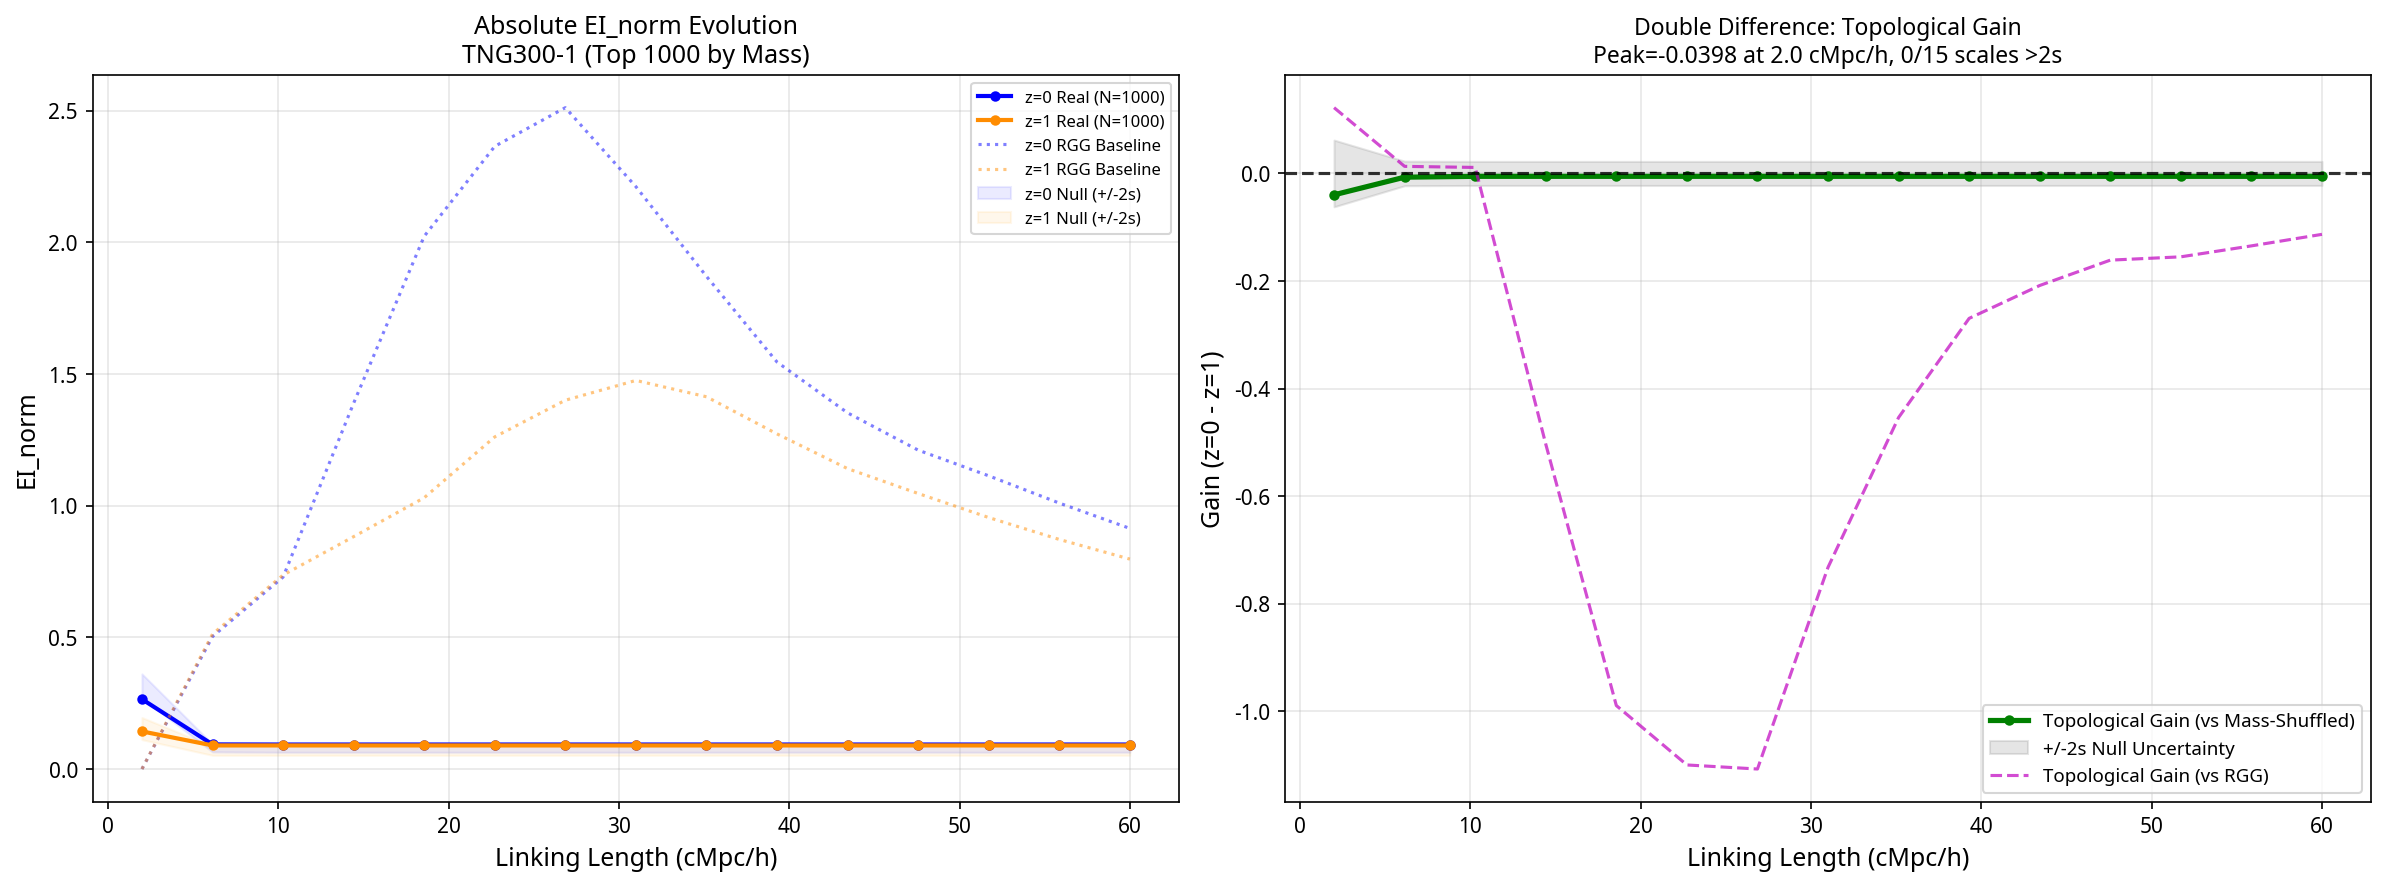

Source code (Python):
"""
Phase 3: Double-Difference Analysis — Secular Evolution of Causal Structure
============================================================================
Tests whether EI_norm evolves from z=1 to z=0 in a way that cannot be
explained by simple clustering growth.

Two nulls:
  1. Mass-Shuffled Null: preserves exact positions, shuffles masses.
     Controls for geometry — isolates mass-topology correlation.
  2. RGG Null: Poisson-distributed points with same density.
     Controls for clustering — isolates spatial structure.

The Double Difference:
  Gain(lambda) = [EI_real(z=0) - EI_real(z=1)] - [EI_null(z=0) - EI_null(z=1)]

If Gain > 0 and exceeds bootstrap error, the topological evolution is
distinct from clustering evolution.

Graph construction: Fixed-Radius (percolation) graph with gravity weighting.
Units: All positions in cMpc/h (comoving). TNG300-1 box = 205/0.6774 cMpc/h.
"""

import os
import numpy as np
from scipy.spatial import cKDTree
from scipy.stats import entropy
from scipy.sparse import lil_matrix
import matplotlib.pyplot as plt

# --- CONFIGURATION ---
BOX_SIZE     = 205.0 / 0.6774       # TNG300-1 box in cMpc/h (~302.6)
N_SCALES     = 15
R_VALS       = np.linspace(2.0, 60.0, N_SCALES)
N_BOOTSTRAP  = 10
EPS          = 1e-12
SIGMA_THRESH = 2.0
DATA_DIR     = '/home/ubuntu/Dimensionality-Reduction-as-Cognitive-Fallacy'

# --- NORMALIZED EI OPERATOR ---
def get_normalized_ei(pos, mass, tree, r_link):
    """
    Compute normalized effective information at linking length r_link.
    Fixed-radius graph with asymmetric gravity weighting (m/d^2).
    Normalized by random-walk entropy H_rw.
    """
    N = len(pos)
    pairs = tree.query_pairs(r_link, output_type='ndarray')
    if len(pairs) == 0:
        return 0.0

    A = lil_matrix((N, N), dtype=np.float64)
    i_idxs, j_idxs = pairs[:, 0], pairs[:, 1]

    delta = pos[i_idxs] - pos[j_idxs]
    delta = np.where(delta >  BOX_SIZE/2, BOX_SIZE - delta, delta)
    delta = np.where(delta < -BOX_SIZE/2, BOX_SIZE + delta, delta)
    dists = np.linalg.norm(delta, axis=1)

    mask = dists > 0
    i_idxs, j_idxs, dists = i_idxs[mask], j_idxs[mask], dists[mask]

    A[i_idxs, j_idxs] = mass[j_idxs] / (dists**2)
    A[j_idxs, i_idxs] = mass[i_idxs] / (dists**2)

    A = A.tocsr()
    degrees = np.array(A.sum(axis=1)).flatten()
    degrees[degrees == 0] = 1.0

    W = A.multiply((1.0 / degrees)[:, np.newaxis]).tocsr()

    row_entropies = np.zeros(N)
    for i in range(N):
        start, end = W.indptr[i], W.indptr[i+1]
        if end > start:
            row_entropies[i] = entropy(W.data[start:end] + EPS)

    H_noise    = np.mean(row_entropies)
    W_eff      = np.array(W.mean(axis=0)).flatten()
    H_eff      = entropy(W_eff + EPS)
    EI_raw     = H_eff - H_noise
    node_probs = degrees / np.sum(degrees)
    H_rw       = entropy(node_probs + EPS)

    return EI_raw / H_rw if H_rw > 0 else 0.0


def compute_ei_curve(pos, mass):
    """Compute EI_norm at each scale in R_VALS."""
    tree = cKDTree(pos, boxsize=BOX_SIZE)
    return np.array([get_normalized_ei(pos, mass, tree, r) for r in R_VALS])


def analyze_snapshot(label, pos, mass):
    """
    For one snapshot, compute:
      1. Real EI_norm curve
      2. Mass-shuffled null (mean + std over N_BOOTSTRAP)
      3. RGG null (Poisson with same density)
    """
    N = len(pos)
    print(f"  Analyzing {label} (N={N})...")

    # 1. Real topology
    print(f"    Computing real EI_norm ({N_SCALES} scales)...")
    ei_real = compute_ei_curve(pos, mass)

    # 2. Mass-shuffled null (geometry control)
    print(f"    Computing {N_BOOTSTRAP} mass-shuffled nulls...")
    ei_shuffles = []
    for b in range(N_BOOTSTRAP):
        m_rand = np.random.permutation(mass)
        ei_shuffles.append(compute_ei_curve(pos, m_rand))
        if (b + 1) % 5 == 0:
            print(f"      Bootstrap {b+1}/{N_BOOTSTRAP} done")
    ei_null_mean = np.mean(ei_shuffles, axis=0)
    ei_null_std  = np.std(ei_shuffles, axis=0)

    # 3. RGG null (clustering control)
    # Poisson-distributed points with same N, same box, same masses
    print(f"    Computing RGG (Poisson) null...")
    pos_rgg = np.random.rand(N, 3) * BOX_SIZE
    ei_rgg = compute_ei_curve(pos_rgg, mass)

    return {
        'ei_real':      ei_real,
        'ei_null_mean': ei_null_mean,
        'ei_null_std':  ei_null_std,
        'ei_rgg':       ei_rgg,
        'N':            N,
    }


def plot_double_difference(res_z0, res_z1, out_path):
    """
    Produce the two-panel figure:
      Left:  Absolute EI_norm evolution (real + RGG baseline)
      Right: Double Difference (Topological Gain)
    """
    fig, axes = plt.subplots(1, 2, figsize=(16, 6))

    # --- Left: Absolute EI_norm ---
    ax = axes[0]
    ax.plot(R_VALS, res_z0['ei_real'], 'b-o', markersize=4, linewidth=2,
            label=f"z=0 Real (N={res_z0['N']})")
    ax.plot(R_VALS, res_z1['ei_real'], color='darkorange', marker='o',
            markersize=4, linewidth=2, label=f"z=1 Real (N={res_z1['N']})")
    ax.plot(R_VALS, res_z0['ei_rgg'], 'b:', alpha=0.5, linewidth=1.5,
            label='z=0 RGG Baseline')
    ax.plot(R_VALS, res_z1['ei_rgg'], color='darkorange', linestyle=':',
            alpha=0.5, linewidth=1.5, label='z=1 RGG Baseline')

    # Mass-shuffled null bands
    ax.fill_between(R_VALS,
                    res_z0['ei_null_mean'] - SIGMA_THRESH * res_z0['ei_null_std'],
                    res_z0['ei_null_mean'] + SIGMA_THRESH * res_z0['ei_null_std'],
                    color='blue', alpha=0.08, label=f'z=0 Null (+/-{SIGMA_THRESH:.0f}s)')
    ax.fill_between(R_VALS,
                    res_z1['ei_null_mean'] - SIGMA_THRESH * res_z1['ei_null_std'],
                    res_z1['ei_null_mean'] + SIGMA_THRESH * res_z1['ei_null_std'],
                    color='orange', alpha=0.08, label=f'z=1 Null (+/-{SIGMA_THRESH:.0f}s)')

    ax.set_xlabel('Linking Length (cMpc/h)', fontsize=12)
    ax.set_ylabel('EI_norm', fontsize=12)
    ax.set_title('Absolute EI_norm Evolution\nTNG300-1 (Top 1000 by Mass)', fontsize=12)
    ax.legend(fontsize=8, loc='best')
    ax.grid(True, alpha=0.3)

    # --- Right: Double Difference ---
    ax2 = axes[1]

    # Real gain
    delta_real = res_z0['ei_real'] - res_z1['ei_real']

    # Mass-shuffled null gain (mean)
    delta_null = res_z0['ei_null_mean'] - res_z1['ei_null_mean']

    # Bootstrap error on the null gain (propagated)
    delta_null_std = np.sqrt(res_z0['ei_null_std']**2 + res_z1['ei_null_std']**2)

    # Topological gain
    gain = delta_real - delta_null

    # RGG gain for reference
    delta_rgg = res_z0['ei_rgg'] - res_z1['ei_rgg']
    gain_vs_rgg = delta_real - delta_rgg

    ax2.plot(R_VALS, gain, 'g-o', linewidth=2.5, markersize=4,
             label='Topological Gain (vs Mass-Shuffled)')
    ax2.fill_between(R_VALS,
                     -SIGMA_THRESH * delta_null_std,
                     +SIGMA_THRESH * delta_null_std,
                     color='gray', alpha=0.2,
                     label=f'+/-{SIGMA_THRESH:.0f}s Null Uncertainty')
    ax2.plot(R_VALS, gain_vs_rgg, 'm--', linewidth=1.5, alpha=0.7,
             label='Topological Gain (vs RGG)')
    ax2.axhline(0, color='black', linestyle='--', alpha=0.8)

    # Check significance
    sig_mask = np.abs(gain) > SIGMA_THRESH * delta_null_std
    n_sig = int(np.sum(sig_mask))
    peak_gain = gain[np.argmax(np.abs(gain))]
    peak_scale = R_VALS[np.argmax(np.abs(gain))]

    ax2.set_xlabel('Linking Length (cMpc/h)', fontsize=12)
    ax2.set_ylabel('Gain (z=0 - z=1)', fontsize=12)
    ax2.set_title(f'Double Difference: Topological Gain\n'
                  f'Peak={peak_gain:.4f} at {peak_scale:.1f} cMpc/h, '
                  f'{n_sig}/{N_SCALES} scales >{SIGMA_THRESH:.0f}s',
                  fontsize=11)
    ax2.legend(fontsize=9, loc='best')
    ax2.grid(True, alpha=0.3)

    plt.tight_layout()
    plt.savefig(out_path, dpi=150, bbox_inches='tight')
    print(f"\nFigure saved to {out_path}")

    # Print summary
    print("\n=== DOUBLE DIFFERENCE RESULTS ===")
    print(f"  z=0 N: {res_z0['N']},  z=1 N: {res_z1['N']}")
    print(f"  Peak Topological Gain: {peak_gain:.6f} at {peak_scale:.1f} cMpc/h")
    print(f"  Scales exceeding {SIGMA_THRESH:.0f}s: {n_sig}/{N_SCALES}")
    print(f"  Mean |Gain|: {np.mean(np.abs(gain)):.6f}")
    print(f"  Mean |Gain vs RGG|: {np.mean(np.abs(gain_vs_rgg)):.6f}")

    # Per-scale detail
    print(f"\n  {'Scale':>8s}  {'Gain':>10s}  {'NullStd':>10s}  {'Sig':>5s}")
    for i, r in enumerate(R_VALS):
        sig_flag = "*" if sig_mask[i] else ""
        print(f"  {r:8.1f}  {gain[i]:10.6f}  {delta_null_std[i]:10.6f}  {sig_flag:>5s}")
    print("==================================")


if __name__ == "__main__":
    np.random.seed(42)

    # Load data
    pos_z0  = np.load(os.path.join(DATA_DIR, "tng300_z=0_pos.npy"))
    mass_z0 = np.load(os.path.join(DATA_DIR, "tng300_z=0_mass.npy"))
    pos_z1  = np.load(os.path.join(DATA_DIR, "tng300_z=1_pos.npy"))
    mass_z1 = np.load(os.path.join(DATA_DIR, "tng300_z=1_mass.npy"))

    print(f"Loaded z=0: {pos_z0.shape}, z=1: {pos_z1.shape}")
    print(f"Box size: {BOX_SIZE:.2f} cMpc/h")

    # Analyze both snapshots
    print("\n=== z=0 (Mature Web) ===")
    res_z0 = analyze_snapshot("z=0", pos_z0, mass_z0)

    print("\n=== z=1 (Early Web) ===")
    res_z1 = analyze_snapshot("z=1", pos_z1, mass_z1)

    # Plot
    out_path = os.path.join(DATA_DIR, 'double_difference.png')
    plot_double_difference(res_z0, res_z1, out_path)
